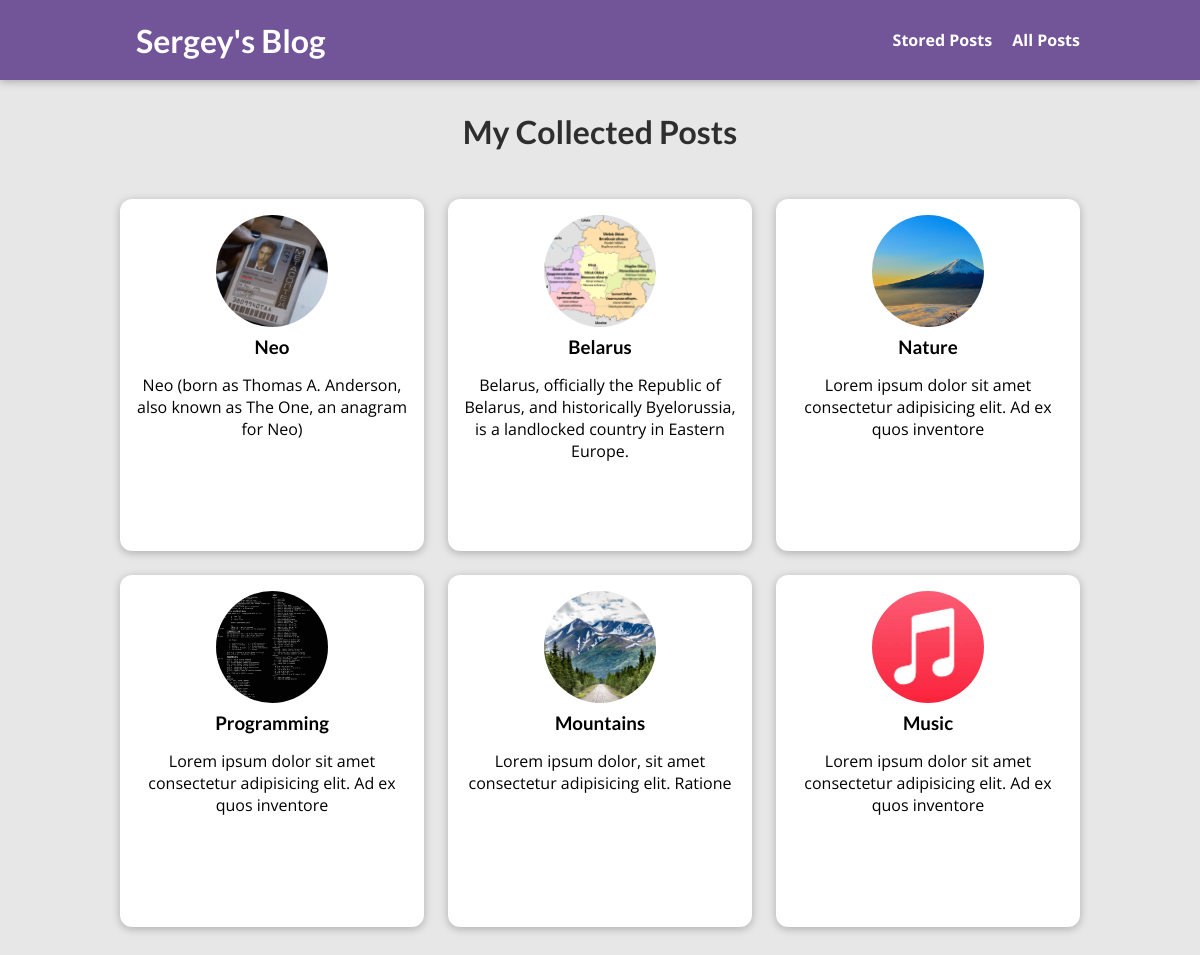
/posts, run on an earlier commit of the app's database.
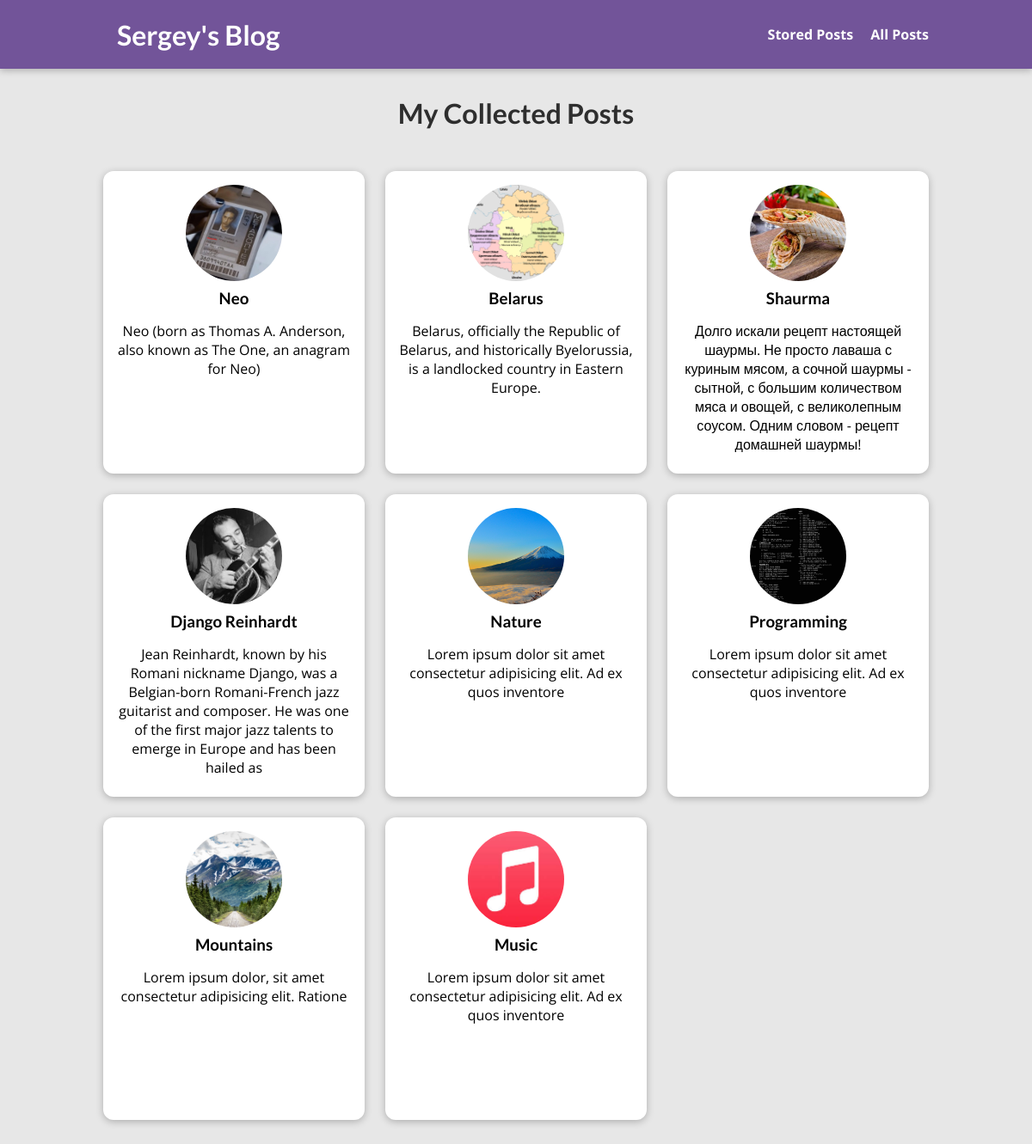
And on a later commit of the database.
### blog/models.py (models this page shows, shortened)
class Post(models.Model):
    title = models.CharField(max_length=150)
    excerpt = models.CharField(max_length=200)
    image = models.ImageField(upload_to="posts", null=True)
    date = models.DateField(auto_now=True)
    slug = models.SlugField(unique=True, db_index=True)
    content = models.TextField(validators=[MinLengthValidator(10)])
    author = models.ForeignKey(
        Author, on_delete=models.SET_NULL, null=True, related_name="posts")
    tags = models.ManyToManyField(Tag)

### blog/views.py (the view)
# urls.py: path("posts", views.AllPostsView.as_view(), name="posts-page"),
class AllPostsView(ListView):
    template_name = "blog/all-posts.html"
    model = Post
    ordering = ["-date"]
    context_object_name = "all_posts"

### blog/templates/blog/all-posts.html (shortened to what this page needs)
{% extends 'base.html' %}
{% load static %}
{% block css_files %}
    <link rel="stylesheet" href="{% static 'blog/post.css' %}" />
    <link rel="stylesheet" href="{% static 'blog/all-posts.css' %}" />
{% endblock %}
{% block content %}
<section id="all-posts">
    <h2>My Collected Posts</h2>
    <ul>
        {% for post in all_posts %}
            {% include 'blog/includes/post.html' %}
        {% endfor %}
    </ul>
</section>
{% endblock %}

### templates/base.html (shortened to what this page needs)
{% load static %}
<!DOCTYPE html>
<html lang="en">
<head>
    <link rel="stylesheet" href="{% static 'app.css' %}">
    {% block css_files %}{% endblock %}
</head>
<body>
    <header id="main-navigation">
        <h1><a href="{% url 'starting-page' %}">Sergey's Blog</a></h1>
        <nav>
            <a href="{% url 'read-later' %}">Stored Posts</a>
            <a href="{% url 'posts-page' %}">All Posts</a>
        </nav>
    </header>
    {% block content %}
    {% endblock %}
</body>
</html>

### blog/templates/blog/includes/post.html
<li>
    <article class="post">
        <a href='{% url "post-detail-page" post.slug %}'>
            <img src='{{ post.image.url }}' alt="{{ post.title }}" />
            <div class="post__content">
                <h3>{{ post.title }}</h3>
                <p>
                    {{ post.excerpt }}
                </p>
            </div>
        </a>
    </article>
</li>

### static/app.css (style rules this page uses)
* { box-sizing: border-box; }
html { font-family: 'Open Sans', 'Lato', sans-serif; }
body { margin: 0; }
h1, h2, h3 { font-family: 'Lato', sans-serif; font-weight: bold; }
#main-navigation { width: 100%; height: 5rem; display: flex; justify-content: space-between; align-items: center; padding: 0 10%; position: absolute; top: 0; left: 0; }
#main-navigation a { text-decoration: none; color: white; font-weight: bold; margin-left: 1rem; }

### blog/static/blog/post.css (style rules this page uses)
.post { display: flex; flex-direction: column; align-items: center; text-align: center; }
.post a { text-decoration: none; color: black; transition: all 0.2s ease; padding: 1rem; }
.post img { width: 5rem; height: 5rem; object-fit: cover; border-radius: 50%; }
.post h3 { margin: 0.25rem 0; }

### blog/static/blog/all-posts.css (style rules this page uses)
body { background-color: #e7e7e7; }
#main-navigation { background-color: #725499; box-shadow: 0 2px 8px rgba(0, 0, 0, 0.25); }
#all-posts { margin: 7rem auto; width: 90%; max-width: 60rem; }
#all-posts h2 { text-align: center; font-size: 2rem; color: #2e2e2e; margin: 3rem 0; }
ul { list-style: none; margin: 0; padding: 0; display: grid; grid-template-columns: repeat(auto-fill, minmax(17rem, 1fr)); gap: 1.5rem; }
.post img { width: 7rem; height: 7rem; }
.post a { height: 22rem; transform-origin: center; box-shadow: 0 2px 8px rgba(0, 0, 0, 0.25); border-radius: 12px; background-color: white; }

What changed in the data, as far as the page shows it:
added Post: image (picture), title "Shaurma", excerpt "Долго искали рецепт настоящей шаурмы. Не просто лаваша с куриным мясом, а сочной шаурмы - сытной, с большим количеством мяса и овощей, с великолепным соусом. Одним словом - рецепт домашней шаурмы!"
added Post: image (picture), title "Django Reinhardt", excerpt "Jean Reinhardt, known by his Romani nickname Django, was a Belgian-born Romani-French jazz guitarist and composer. He was one of the first major jazz talents to emerge in Europe and has been hailed as"
